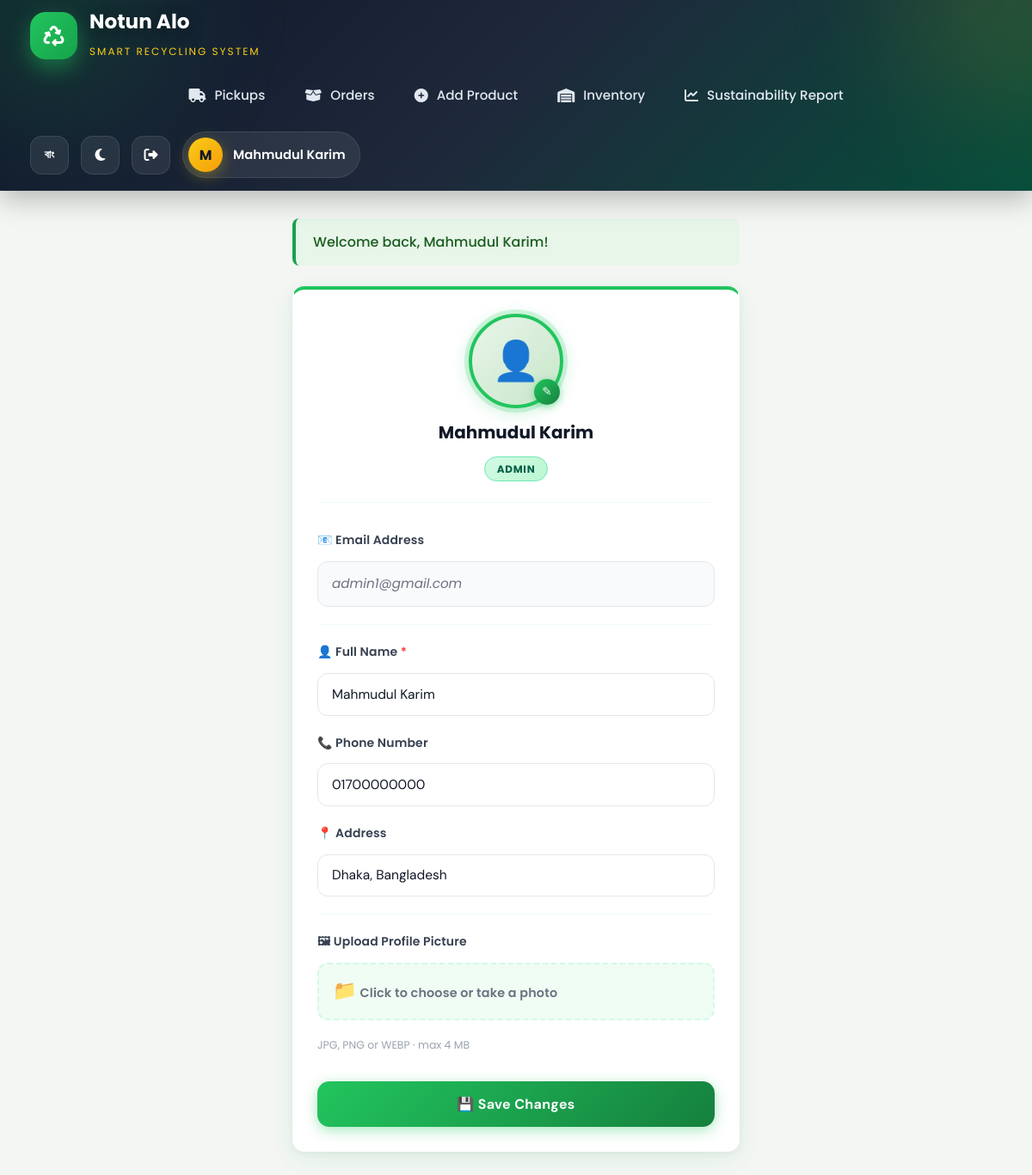
The page /edit_profile.php (signed in) on the database its author committed.
### tables this page shows
CREATE TABLE `users` (
  `id` int(11) NOT NULL AUTO_INCREMENT,
  `name` varchar(100) NOT NULL,
  `email` varchar(150) NOT NULL,
  `password` varchar(255) NOT NULL,
  `address` text DEFAULT NULL,
  `phone` varchar(20) DEFAULT NULL,
  `picture_url` varchar(500) DEFAULT NULL,
  `role` enum('admin','user','agency') NOT NULL DEFAULT 'user',
  `created_at` timestamp NOT NULL DEFAULT current_timestamp(),
  PRIMARY KEY (`id`),
  UNIQUE KEY `email` (`email`),
  UNIQUE KEY `uq_users_email` (`email`)
);

### includes/config.php (called while the page is built, shortened)
<?php
function getCurrentUser(PDO $pdo): ?array {
    $stmt = $pdo->prepare("SELECT * FROM users WHERE id = ?");
    $stmt->execute([$_SESSION['user_id']]);
    return $stmt->fetch() ?: null;
}
function e(string $str): string {
    return htmlspecialchars($str, ENT_QUOTES, 'UTF-8');
}
function getFlash(): ?array {
    if (isset($_SESSION['flash'])) {
        $flash = $_SESSION['flash'];
        return $flash;
    }
    return null;
}
require_once __DIR__ . '/lang.php';

### includes/lang.php (called while the page is built, shortened)
<?php
$currentLang = $_SESSION['lang'];
$lang = $translations[$currentLang];
?>

### edit_profile.php (the view, shortened to what this page needs)
<?php
require_once 'includes/config.php';
$flashMsg = null;
$user = getCurrentUser($pdo);
$flash = $flashMsg ?? getFlash();
?>
<!DOCTYPE html>
<html lang="en">
<head>
    <link rel="stylesheet" href="assets/css/style.css">
</head>
<body>
<?php include 'includes/navbar.php'; ?>
<main class="main-content">
    <div class="container profile-page">
        <?php if ($flash): ?>
            <div class="alert alert-<?= e($flash['type']) ?>" style="margin-bottom: 1.5rem;"><?= e($flash['message']) ?></div>
        <?php endif; ?>
        <section class="card">
            <div class="avatar-wrap">
                <div class="avatar-ring" id="avatarRing">
                    <?php if (!empty($user['picture_url'])): ?>
                        <img id="avatarPreview" src="<?= e($user['picture_url']) ?>" alt="Profile"
                             onerror="this.outerHTML='<div class=\'avatar-placeholder\'>👤</div>'">
                    <?php else: ?>
                        <div class="avatar-placeholder" id="avatarPreview">👤</div>
                    <?php endif; ?>
                    <label for="picture_file" class="avatar-edit-btn" title="Change photo">✎</label>
                </div>
                <div class="avatar-name"><?= e($user['name']) ?></div>
                <div class="avatar-role-badge"><?= ucfirst(e($user['role'])) ?></div>
            </div>
            <form method="POST" enctype="multipart/form-data" class="profile-form" id="profileForm">
                <div class="form-group">
                    <label>📧 <?= $lang['email'] ?? 'Email Address' ?></label>
                    <div class="readonly-field"><?= e($user['email']) ?></div>
                </div>
                <hr class="form-divider">
                <div class="form-group">
                    <label>👤 <?= $lang['full_name'] ?? 'Full Name' ?> <span style="color:#ef4444;">*</span></label>
                    <div class="field-icon-wrap">
                        <input type="text" name="name" value="<?= e($user['name']) ?>" required placeholder="Your full name">
                    </div>
                </div>
                <div class="form-group">
                    <label>📞 <?= $lang['phone_number'] ?? 'Phone Number' ?></label>
                    <input type="text" name="phone" value="<?= e($user['phone'] ?? '') ?>" placeholder="+880 1X XX XXX XXX">
                </div>
                <div class="form-group">
                    <label>📍 <?= $lang['address'] ?? 'Address' ?></label>
                    <input type="text" name="address" value="<?= e($user['address'] ?? '') ?>" placeholder="Your address">
                </div>
                <hr class="form-divider">
                <div class="form-group">
                    <label>🖼 <?= $lang['upload_profile_picture'] ?? 'Profile Picture' ?></label>
                    <label class="file-upload-label" for="picture_file">
                        <span style="font-size:1.4rem;">📁</span>
                        <span class="file-text" id="fileLabel"><?= $lang['profile_picture_hint'] ?? 'Click to choose or take a photo' ?></span>
                    </label>
                    <div class="file-upload-hint">JPG, PNG or WEBP · max 4 MB</div>
                </div>
                <button type="submit" class="save-btn">💾 <?= $lang['save_changes'] ?? 'Save Changes' ?></button>
            </form>
        </section>
    </div>
</main>
</body>
</html>

### assets/css/style.css (style rules this page uses)
*, *::before, *::after { box-sizing: border-box; margin: 0; padding: 0; }
:root { --green-dark: #1B5E20; --green: #2E7D32; --green-mid: #388E3C; --green-light: #66BB6A; --green-pale: #E8F5E9; --gold: #FFC107; --gold-dark: #F9A825; --gold-light: #FFF8E1; --teal: #00897B; --teal-light: #E0F2F1; --purple: #7B1FA2; --purple-light: #F3E5F5; --white: #FFFFFF; --bg: #F4F6F4; --card-bg: #FFFFFF; --text: #1A2E1A; --text-mid: #4A5E4A; --text-muted: #78909C; --border: #D0DDD0; --shadow-sm: 0 2px 8px rgba(0, 0, 0, .06); --shadow-md: 0 4px 20px rgba(0, 0, 0, .10); --shadow-lg: 0 8px 40px rgba(0, 0, 0, .14); --radius: 14px; --radius-sm: 8px; --nav-h: 68px; --font-display: 'Playfair Display', Georgia, serif; --font-body: 'DM Sans', system-ui, sans-serif; --transition: .2s cubic-bezier(.4, 0, .2, 1); }
html { scroll-behavior: smooth; }
body { font-family: var(--font-body); background: var(--bg); color: var(--text); line-height: 1.6; min-height: 100vh; }
textarea, input, select, button { font-family: var(--font-body); }
.container { max-width: 1100px; margin: 0 auto; padding: 0 1.25rem; }
:root { --nav-h: 72px; }
.main-content { padding: 2rem 0 4rem; min-height: calc(100vh - var(--nav-h)); }
.card { background: var(--card-bg); border-radius: var(--radius); padding: 1.75rem; box-shadow: var(--shadow-sm); border: 1px solid var(--border); margin-bottom: 1.5rem; }
.form-group { display: flex; flex-direction: column; gap: .4rem; margin-bottom: 1rem; }
.form-group label { font-weight: 500; font-size: .9rem; color: var(--text-mid); }
.form-group input, .form-group select, .form-group textarea { padding: .7rem 1rem; border: 1.5px solid var(--border); border-radius: var(--radius-sm); font-size: .95rem; color: var(--text); background: var(--white); transition: border-color var(--transition), box-shadow var(--transition); width: 100%; }
.alert { padding: .9rem 1.25rem; border-radius: var(--radius-sm); font-weight: 500; margin-bottom: 1.25rem; border-left: 4px solid; animation: slideIn .3s ease; }
.alert-success { background: #E8F5E9; color: var(--green-dark); border-color: var(--green); }
body { opacity: 1; transition: opacity 0.25s ease; }
body { transition: background-color 0.4s cubic-bezier(0.4, 0, 0.2, 1), color 0.4s ease; }
.card, .white-card, .stat-card, .product-card, .tab-content, .impact-callout, .footer-v2, .navbar, .tab-btn { transition: background-color 0.4s cubic-bezier(0.4, 0, 0.2, 1), border-color 0.4s ease, color 0.4s ease, box-shadow 0.4s ease !important; }

### includes/navbar.php (style rules this page uses)
:root { --primary:#0f172a; --secondary:#1e293b; --green:#16a34a; --lightgreen:#22c55e; --yellow:#facc15; --white:#ffffff; --glass:rgba(255,255,255,0.08); --border:rgba(255,255,255,0.12); }
* { margin:0; padding:0; box-sizing:border-box; }
body { font-family:'Poppins',sans-serif; }

### rows shown on the page
users: name "Mahmudul Karim", role "ADMIN", email "admin1@gmail.com", phone "01700000000", address "Dhaka, Bangladesh"

### other values the page prints
$item['label'] "Pickups"
$item['label'] "Orders"
$item['label'] "Add Product"
$item['label'] "Inventory"
$item['label'] "Sustainability Report"
$langBtnText "বাং"
$userInitial "M"
$userName "Mahmudul Karim"
$flash['message'] "Welcome back, Mahmudul Karim!"
$lang['email'] "Email Address"
$lang['full_name'] "Full Name"
$lang['phone_number'] "Phone Number"
$lang['address'] "Address"
$lang['upload_profile_picture'] "Upload Profile Picture"
$lang['profile_picture_hint'] "Click to choose or take a photo"
